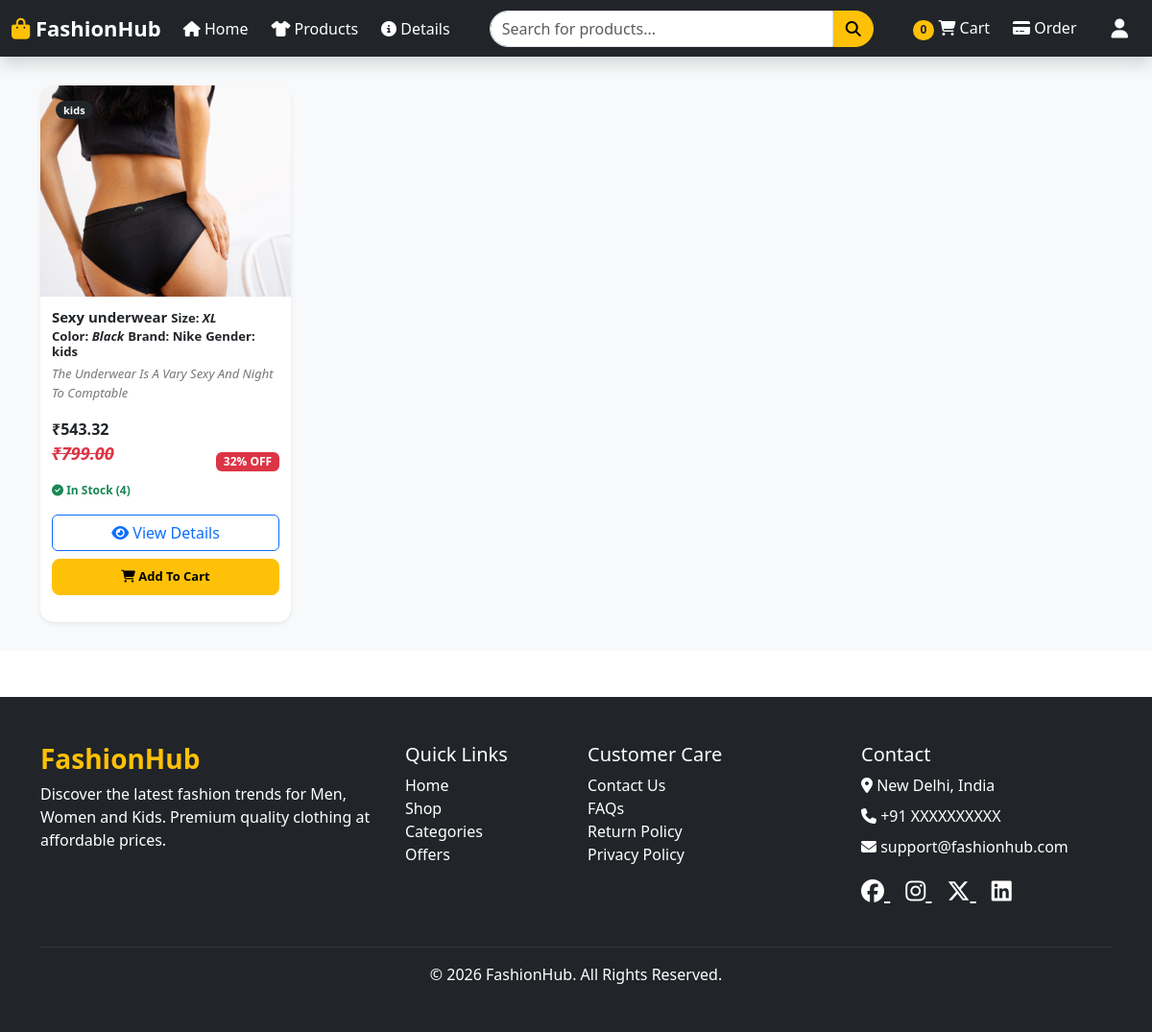
Page /kids/ on the earlier database version.
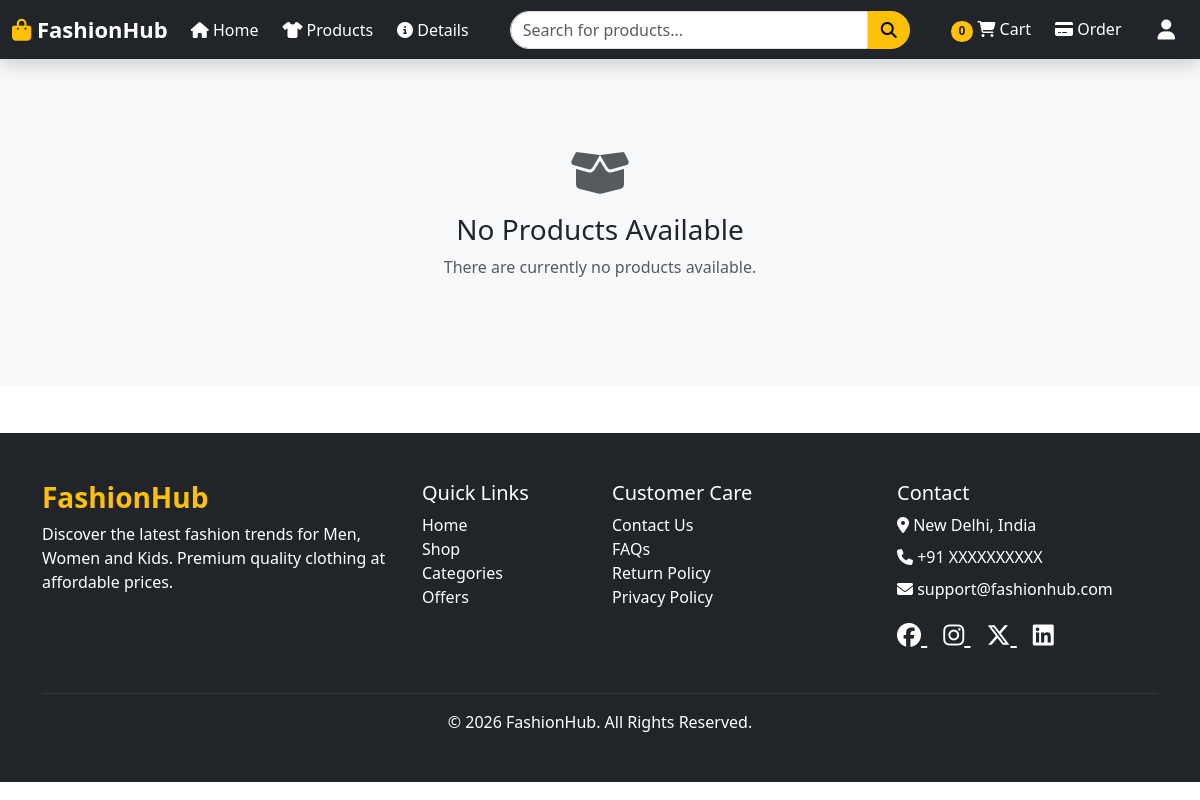
Same page on the later database version.
### AppApi/models.py (models this page shows, shortened)
class Product(models.Model):
    name = models.CharField(max_length=200)
    category = models.CharField(max_length=100)
    gender = models.CharField(
        max_length=15,
        choices=GENDER_CHOICES
    )
    description = models.TextField()
    price = models.DecimalField(max_digits=10, decimal_places=2)
    discount = models.IntegerField(default=0)
    image = models.ImageField(upload_to='products/')
    stock = models.PositiveIntegerField(default=0)
    size = models.CharField(
            max_length=4,
            choices=SIZE_CHOICES
        )
    color = models.CharField(max_length=50, blank=True)
    brand = models.CharField(max_length=100, blank=True)
    sku = models.CharField(max_length=100, unique=True)
    created_at = models.DateTimeField(auto_now_add=True)

### CodeAlpha/frontend_view.py (the view)
# urls.py: path('kids/',frontend_view.kids,name='kids'),
def kids(request):
    products = Product.objects.filter(gender='kids')
    for product in products:
                 product.name = product.name.capitalize()
                 product.color = product.color.capitalize()
                 product.brand = product.brand.capitalize()
                 product.size = product.size.upper()
                 product.description = product.description.title()
                 product.discount_price = product.price - (product.price * product.discount / 100)
    return render(request, "kids.html", {"products": products})

### templates/kids.html
{% include "header.html" %}
{% include "product_section.html"  %}
{% include "footer.html" %}

### templates/product_section.html (shortened to what this page needs)
{% load static %}
<link rel="stylesheet" href="{% static 'products.css' %}">
<section class="products-section">
    <div class="container">
    <div class="row g-4">
        {% for product in products %}
        <div class="col-6 col-md-6 col-lg-4 col-xl-3">
            <div class="card product-card shadow-sm h-100">
                <div class="product-image-wrapper">
                    {% if product.image %}
                    <img src="{{ product.image.url }}"
                         class="product-image"
                         alt="{{ product.name }}">
                    {% endif %}
                    <span class="badge bg-dark position-absolute top-0 start-0 m-3 gender-badge">
                        {{ product.gender  }}
                    </span>
                </div>
                <div class="product-info">
                    <h6 class="product-name">
                        <b>{{ product.name }}</b>  <small>Size: <i>{{ product.size }}</i></small>
                        <br>
                        <small>Color: <i>{{ product.color }}</i></small>
                        <small>Brand: {{ product.brand }}</small>
                        <small>Gender: {{ product.gender }}</small>
                    </h6>
                    <p class="product-description">
                        <i>{{ product.description  }}</i>
                    </p>
                <strong>
                            ₹{{ product.discount_price}}
                        </strong>
                    <div class="d-flex justify-content-between align-items-center ">
                        <span class="product-price">
                            <p style="text-decoration: line-through;"><i>₹{{ product.price }} </i></p>
                        </span>
                        {% if product.discount %}
                            <span class="badge bg-danger">
                                {{ product.discount }}% OFF
                            </span>
                        {% endif %}
                    </div>
                    {% if product.stock > 0 %}
                        <p class="stock-text mb-3">
                            <i class="fa-solid fa-circle-check"></i>
                            In Stock ({{ product.stock }})
                        </p>
                    {% else %}
                        <p class="text-danger fw-bold mb-3">
                            <i class="fa-solid fa-circle-xmark"></i>
                            Out of Stock
                        </p>
                    {% endif %}
                    <div class="d-grid gap-2">
                        <a href="{% url 'products_details' %}"
                           class="btn btn-outline-primary">
                            <i class="fa-solid fa-eye"></i>
                            View Details
                        </a>
                        {% if product.stock > 0 %}
                        <form method="POST" action="{% url 'add_to_cart' product.id %}">
                            <button type="submit" class="btn btn-warning cart-btn w-100">
                                <i class="fa-solid fa-cart-shopping"></i>
                                Add To Cart
                            </button>
                        </form>
                        {% else %}
                        <button class="btn btn-secondary cart-btn"
                                disabled>
                            Out of Stock
                        </button>
                        {% endif %}
                    </div>
                </div>
            </div>
        </div>
        {% empty %}
        <div class="col-12">
            <div class="empty-products">
                <i class="fa-solid fa-box-open fa-3x text-muted mb-3"></i>
                <h3>No Products Available</h3>
                <p class="text-muted">
                    There are currently no products available.
                </p>
            </div>
        </div>
        {% endfor %}
    </div>
    </div>
</section>

Differences in the rows shown:
removed Product: image (picture), gender "kids", name "Sexy underwear", size "XL", color "Black", brand "Nike", description "The Underwear Is A Vary Sexy And Night To Comptable", discount_price "543.32", price "799.00", discount "32", stock "4", shows "Add To Cart"
Other differences:
text now shown: "No Products Available There are currently no products available."
